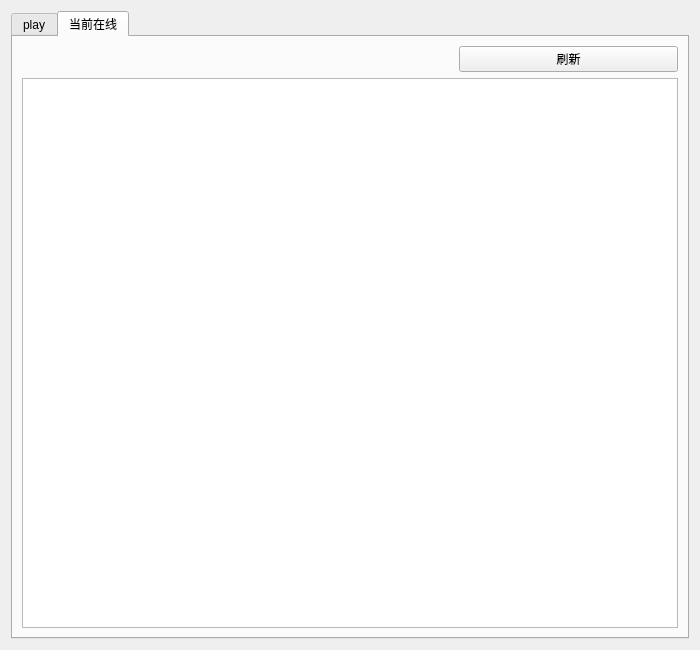
<?xml version="1.0" encoding="UTF-8"?>
<ui version="4.0">
 <class>multiplaywindow</class>
 <widget class="QDialog" name="multiplaywindow">
  <property name="geometry">
   <rect>
    <x>0</x>
    <y>0</y>
    <width>700</width>
    <height>650</height>
   </rect>
  </property>
  <property name="maximumSize">
   <size>
    <width>700</width>
    <height>650</height>
   </size>
  </property>
  <property name="sizeIncrement">
   <size>
    <width>700</width>
    <height>650</height>
   </size>
  </property>
  <property name="windowTitle">
   <string>Dialog</string>
  </property>
  <layout class="QHBoxLayout" name="horizontalLayout">
   <item>
    <widget class="QTabWidget" name="table">
     <property name="currentIndex">
      <number>1</number>
     </property>
     <widget class="QWidget" name="tab_play">
      <attribute name="title">
       <string>play</string>
      </attribute>
      <layout class="QVBoxLayout" name="play">
       <item>
        <layout class="QHBoxLayout" name="horizontalLayout_6">
         <item>
          <layout class="QVBoxLayout" name="verticalLayout_2">
           <item>
            <layout class="QHBoxLayout" name="horizontalLayout_9">
             <item>
              <widget class="QLabel" name="lab_checkpoint">
               <property name="text">
                <string>关卡:</string>
               </property>
              </widget>
             </item>
             <item>
              <widget class="QLCDNumber" name="lcdNumber"/>
             </item>
            </layout>
           </item>
           <item>
            <spacer name="verticalSpacer_6">
             <property name="orientation">
              <enum>Qt::Vertical</enum>
             </property>
             <property name="sizeHint" stdset="0">
              <size>
               <width>20</width>
               <height>40</height>
              </size>
             </property>
            </spacer>
           </item>
          </layout>
         </item>
         <item>
          <layout class="QVBoxLayout" name="verticalLayout" stretch="0,0,2,2,2,2,2,2,2,2,2,2">
           <item>
            <layout class="QHBoxLayout" name="horizontalLayout_2">
             <item>
              <spacer name="horizontalSpacer">
               <property name="orientation">
                <enum>Qt::Horizontal</enum>
               </property>
               <property name="sizeHint" stdset="0">
                <size>
                 <width>40</width>
                 <height>20</height>
                </size>
               </property>
              </spacer>
             </item>
             <item>
              <widget class="QLabel" name="lab_name">
               <property name="text">
                <string/>
               </property>
              </widget>
             </item>
             <item>
              <widget class="QLabel" name="lab_level">
               <property name="text">
                <string/>
               </property>
              </widget>
             </item>
             <item>
              <spacer name="horizontalSpacer_2">
               <property name="orientation">
                <enum>Qt::Horizontal</enum>
               </property>
               <property name="sizeHint" stdset="0">
                <size>
                 <width>40</width>
                 <height>20</height>
                </size>
               </property>
              </spacer>
             </item>
            </layout>
           </item>
           <item>
            <layout class="QHBoxLayout" name="horizontalLayout_4">
             <item>
              <spacer name="horizontalSpacer_10">
               <property name="orientation">
                <enum>Qt::Horizontal</enum>
               </property>
               <property name="sizeHint" stdset="0">
                <size>
                 <width>40</width>
                 <height>20</height>
                </size>
               </property>
              </spacer>
             </item>
             <item>
              <widget class="QProgressBar" name="pg_ex">
               <property name="value">
                <number>24</number>
               </property>
              </widget>
             </item>
             <item>
              <spacer name="horizontalSpacer_11">
               <property name="orientation">
                <enum>Qt::Horizontal</enum>
               </property>
               <property name="sizeHint" stdset="0">
                <size>
                 <width>40</width>
                 <height>20</height>
                </size>
               </property>
              </spacer>
             </item>
            </layout>
           </item>
           <item>
            <layout class="QHBoxLayout" name="horizontalLayout_5" stretch="1,0,1">
             <item>
              <spacer name="horizontalSpacer_12">
               <property name="orientation">
                <enum>Qt::Horizontal</enum>
               </property>
               <property name="sizeHint" stdset="0">
                <size>
                 <width>40</width>
                 <height>20</height>
                </size>
               </property>
              </spacer>
             </item>
             <item>
              <widget class="QTextBrowser" name="lab_word">
               <property name="enabled">
                <bool>true</bool>
               </property>
               <property name="minimumSize">
                <size>
                 <width>350</width>
                 <height>100</height>
                </size>
               </property>
               <property name="maximumSize">
                <size>
                 <width>350</width>
                 <height>100</height>
                </size>
               </property>
               <property name="font">
                <font>
                 <family>Arial</family>
                 <pointsize>22</pointsize>
                 <weight>50</weight>
                 <bold>false</bold>
                </font>
               </property>
               <property name="focusPolicy">
                <enum>Qt::NoFocus</enum>
               </property>
               <property name="layoutDirection">
                <enum>Qt::LeftToRight</enum>
               </property>
               <property name="autoFillBackground">
                <bool>true</bool>
               </property>
               <property name="frameShape">
                <enum>QFrame::StyledPanel</enum>
               </property>
               <property name="frameShadow">
                <enum>QFrame::Sunken</enum>
               </property>
               <property name="verticalScrollBarPolicy">
                <enum>Qt::ScrollBarAsNeeded</enum>
               </property>
               <property name="horizontalScrollBarPolicy">
                <enum>Qt::ScrollBarAsNeeded</enum>
               </property>
               <property name="sizeAdjustPolicy">
                <enum>QAbstractScrollArea::AdjustToContents</enum>
               </property>
               <property name="html">
                <string>&lt;!DOCTYPE HTML PUBLIC &quot;-//W3C//DTD HTML 4.0//EN&quot; &quot;http://www.w3.org/TR/REC-html40/strict.dtd&quot;&gt;
&lt;html&gt;&lt;head&gt;&lt;meta name=&quot;qrichtext&quot; content=&quot;1&quot; /&gt;&lt;style type=&quot;text/css&quot;&gt;
p, li { white-space: pre-wrap; }
&lt;/style&gt;&lt;/head&gt;&lt;body style=&quot; font-family:'Arial'; font-size:22pt; font-weight:400; font-style:normal;&quot;&gt;
&lt;p align=&quot;center&quot; style=&quot;-qt-paragraph-type:empty; margin-top:0px; margin-bottom:0px; margin-left:0px; margin-right:0px; -qt-block-indent:0; text-indent:0px;&quot;&gt;&lt;br /&gt;&lt;/p&gt;&lt;/body&gt;&lt;/html&gt;</string>
               </property>
               <property name="textInteractionFlags">
                <set>Qt::LinksAccessibleByKeyboard|Qt::LinksAccessibleByMouse</set>
               </property>
              </widget>
             </item>
             <item>
              <spacer name="horizontalSpacer_13">
               <property name="orientation">
                <enum>Qt::Horizontal</enum>
               </property>
               <property name="sizeHint" stdset="0">
                <size>
                 <width>40</width>
                 <height>20</height>
                </size>
               </property>
              </spacer>
             </item>
            </layout>
           </item>
           <item>
            <spacer name="verticalSpacer">
             <property name="orientation">
              <enum>Qt::Vertical</enum>
             </property>
             <property name="sizeHint" stdset="0">
              <size>
               <width>20</width>
               <height>40</height>
              </size>
             </property>
            </spacer>
           </item>
           <item>
            <widget class="QLabel" name="lab_display">
             <property name="font">
              <font>
               <family>Arial</family>
               <pointsize>11</pointsize>
               <weight>75</weight>
               <bold>true</bold>
              </font>
             </property>
             <property name="layoutDirection">
              <enum>Qt::LeftToRight</enum>
             </property>
             <property name="text">
              <string/>
             </property>
            </widget>
           </item>
           <item>
            <spacer name="verticalSpacer_2">
             <property name="orientation">
              <enum>Qt::Vertical</enum>
             </property>
             <property name="sizeHint" stdset="0">
              <size>
               <width>20</width>
               <height>40</height>
              </size>
             </property>
            </spacer>
           </item>
           <item>
            <widget class="QProgressBar" name="pg_time">
             <property name="value">
              <number>100</number>
             </property>
            </widget>
           </item>
           <item>
            <spacer name="verticalSpacer_3">
             <property name="orientation">
              <enum>Qt::Vertical</enum>
             </property>
             <property name="sizeHint" stdset="0">
              <size>
               <width>20</width>
               <height>40</height>
              </size>
             </property>
            </spacer>
           </item>
           <item>
            <layout class="QHBoxLayout" name="horizontalLayout_3" stretch="2,2,2,1,2">
             <item>
              <spacer name="horizontalSpacer_3">
               <property name="orientation">
                <enum>Qt::Horizontal</enum>
               </property>
               <property name="sizeHint" stdset="0">
                <size>
                 <width>40</width>
                 <height>20</height>
                </size>
               </property>
              </spacer>
             </item>
             <item>
              <widget class="QLineEdit" name="le_word">
               <property name="minimumSize">
                <size>
                 <width>200</width>
                 <height>0</height>
                </size>
               </property>
               <property name="maximumSize">
                <size>
                 <width>500</width>
                 <height>16777215</height>
                </size>
               </property>
              </widget>
             </item>
             <item>
              <spacer name="horizontalSpacer_4">
               <property name="orientation">
                <enum>Qt::Horizontal</enum>
               </property>
               <property name="sizeHint" stdset="0">
                <size>
                 <width>40</width>
                 <height>20</height>
                </size>
               </property>
              </spacer>
             </item>
             <item>
              <widget class="QPushButton" name="btn_confirm">
               <property name="text">
                <string>确定</string>
               </property>
              </widget>
             </item>
             <item>
              <spacer name="horizontalSpacer_5">
               <property name="orientation">
                <enum>Qt::Horizontal</enum>
               </property>
               <property name="sizeHint" stdset="0">
                <size>
                 <width>40</width>
                 <height>20</height>
                </size>
               </property>
              </spacer>
             </item>
            </layout>
           </item>
           <item>
            <spacer name="verticalSpacer_4">
             <property name="orientation">
              <enum>Qt::Vertical</enum>
             </property>
             <property name="sizeHint" stdset="0">
              <size>
               <width>20</width>
               <height>40</height>
              </size>
             </property>
            </spacer>
           </item>
           <item>
            <layout class="QHBoxLayout" name="horizontalLayout_7" stretch="1,2,4,2,1,2,1">
             <item>
              <spacer name="horizontalSpacer_7">
               <property name="orientation">
                <enum>Qt::Horizontal</enum>
               </property>
               <property name="sizeHint" stdset="0">
                <size>
                 <width>40</width>
                 <height>20</height>
                </size>
               </property>
              </spacer>
             </item>
             <item>
              <widget class="QPushButton" name="btn_start">
               <property name="minimumSize">
                <size>
                 <width>100</width>
                 <height>30</height>
                </size>
               </property>
               <property name="text">
                <string>准备</string>
               </property>
              </widget>
             </item>
             <item>
              <spacer name="horizontalSpacer_6">
               <property name="orientation">
                <enum>Qt::Horizontal</enum>
               </property>
               <property name="sizeHint" stdset="0">
                <size>
                 <width>40</width>
                 <height>20</height>
                </size>
               </property>
              </spacer>
             </item>
             <item>
              <widget class="QPushButton" name="btn_restart">
               <property name="minimumSize">
                <size>
                 <width>100</width>
                 <height>30</height>
                </size>
               </property>
               <property name="text">
                <string>返回</string>
               </property>
              </widget>
             </item>
             <item>
              <spacer name="horizontalSpacer_8">
               <property name="orientation">
                <enum>Qt::Horizontal</enum>
               </property>
               <property name="sizeHint" stdset="0">
                <size>
                 <width>40</width>
                 <height>20</height>
                </size>
               </property>
              </spacer>
             </item>
             <item>
              <widget class="QPushButton" name="btn_exit">
               <property name="minimumSize">
                <size>
                 <width>100</width>
                 <height>30</height>
                </size>
               </property>
               <property name="text">
                <string>退出</string>
               </property>
              </widget>
             </item>
             <item>
              <spacer name="horizontalSpacer_9">
               <property name="orientation">
                <enum>Qt::Horizontal</enum>
               </property>
               <property name="sizeHint" stdset="0">
                <size>
                 <width>40</width>
                 <height>20</height>
                </size>
               </property>
              </spacer>
             </item>
            </layout>
           </item>
           <item>
            <spacer name="verticalSpacer_5">
             <property name="orientation">
              <enum>Qt::Vertical</enum>
             </property>
             <property name="sizeHint" stdset="0">
              <size>
               <width>20</width>
               <height>40</height>
              </size>
             </property>
            </spacer>
           </item>
          </layout>
         </item>
        </layout>
       </item>
      </layout>
     </widget>
     <widget class="QWidget" name="tab_online">
      <attribute name="title">
       <string>当前在线</string>
      </attribute>
      <layout class="QVBoxLayout" name="verticalLayout_3">
       <item>
        <layout class="QVBoxLayout" name="verticalLayout_4">
         <item>
          <layout class="QHBoxLayout" name="horizontalLayout_14" stretch="4,2">
           <item>
            <spacer name="horizontalSpacer_22">
             <property name="orientation">
              <enum>Qt::Horizontal</enum>
             </property>
             <property name="sizeHint" stdset="0">
              <size>
               <width>40</width>
               <height>20</height>
              </size>
             </property>
            </spacer>
           </item>
           <item>
            <widget class="QPushButton" name="btn2_update">
             <property name="sizePolicy">
              <sizepolicy hsizetype="Minimum" vsizetype="Minimum">
               <horstretch>0</horstretch>
               <verstretch>0</verstretch>
              </sizepolicy>
             </property>
             <property name="minimumSize">
              <size>
               <width>0</width>
               <height>20</height>
              </size>
             </property>
             <property name="text">
              <string>刷新</string>
             </property>
            </widget>
           </item>
          </layout>
         </item>
         <item>
          <widget class="QTableView" name="tableView"/>
         </item>
        </layout>
       </item>
      </layout>
     </widget>
    </widget>
   </item>
  </layout>
 </widget>
 <resources/>
 <connections/>
</ui>
